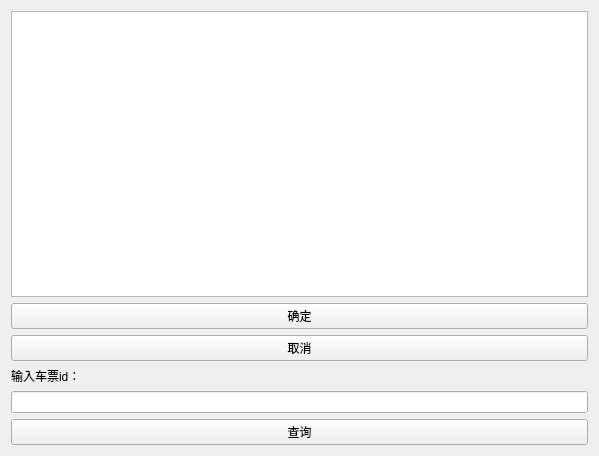
<?xml version="1.0" encoding="UTF-8"?>
<ui version="4.0">
 <class>FormRenGong</class>
 <widget class="QWidget" name="FormRenGong">
  <property name="geometry">
   <rect>
    <x>0</x>
    <y>0</y>
    <width>599</width>
    <height>456</height>
   </rect>
  </property>
  <property name="windowTitle">
   <string>Form</string>
  </property>
  <layout class="QVBoxLayout" name="verticalLayout">
   <item>
    <widget class="QTableView" name="tableView"/>
   </item>
   <item>
    <widget class="QPushButton" name="pushButton">
     <property name="text">
      <string>确定</string>
     </property>
    </widget>
   </item>
   <item>
    <widget class="QPushButton" name="pushButton_2">
     <property name="text">
      <string>取消</string>
     </property>
    </widget>
   </item>
   <item>
    <widget class="QLabel" name="label">
     <property name="text">
      <string>输入车票id：</string>
     </property>
    </widget>
   </item>
   <item>
    <widget class="QLineEdit" name="lineEdit"/>
   </item>
   <item>
    <widget class="QPushButton" name="pushButton_3">
     <property name="text">
      <string>查询</string>
     </property>
    </widget>
   </item>
  </layout>
 </widget>
 <resources/>
 <connections/>
</ui>
